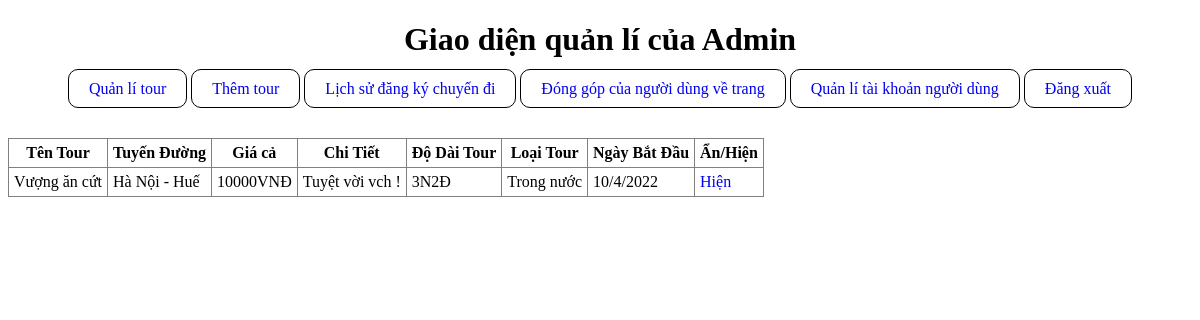
Page /Tourism_Web/Tourism_Web/index.php/admin_controller/tour_manager on the earlier database version.
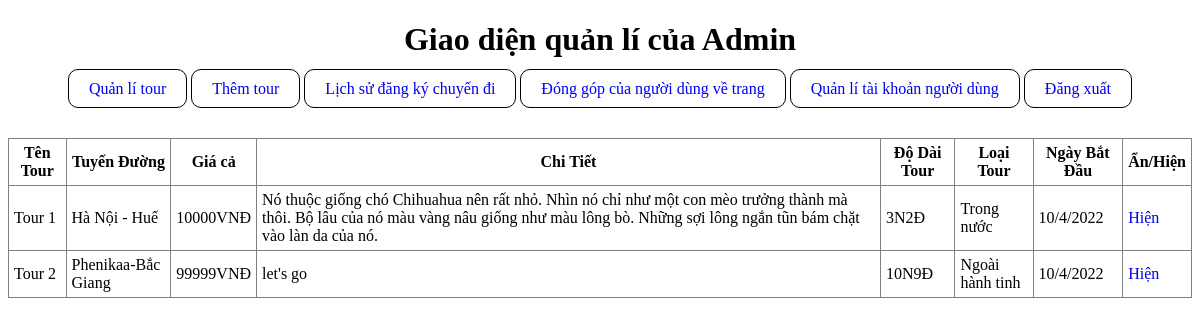
Same page on the later database version.
### tables this page shows
CREATE TABLE `tour` (
  `tour_id` int(11) NOT NULL,
  `tour_name` varchar(50) DEFAULT NULL,
  `tour_route` varchar(100) DEFAULT NULL,
  `tour_price` int(11) DEFAULT NULL,
  `tour_detail` varchar(500) DEFAULT NULL,
  `tour_length` varchar(10) DEFAULT NULL,
  `tour_type` varchar(20) DEFAULT NULL,
  `tour_startday` varchar(20) DEFAULT NULL,
  `tour_image` char(200) DEFAULT NULL
);

### Tourism_Web/Tourism_Web/application/controllers/admin_controller.php (called while the page is built, shortened)
<?php
class Admin_controller extends CI_Controller{
	public function tour_manager(){
		$this->load->model('admin_model');
		$tour_info = $this->admin_model->tour_manager_showtour();
		$data['tour_info'] = $tour_info;
		$this->load->view('admin/header');
		$this->load->view('admin/tour_manager', $data);
	}
}
?>

### Tourism_Web/Tourism_Web/index.php (called while the page is built, shortened)
<?php
require_once BASEPATH.'core/CodeIgniter.php';

### Tourism_Web/Tourism_Web/application/models/admin_model.php (called while the page is built, shortened)
<?php
class Admin_model extends CI_Model{
	public function tour_manager_showtour(){
		$query = $this->db->query('select * from tour');
		return $query->result();
	}
}
?>

### Tourism_Web/Tourism_Web/application/views/admin/tour_manager.php (the view, shortened to what this page needs)
<div>
	<table style="margin-top: 40px; border-collapse: collapse;" border="1">
	<tr style="padding:5px">
		<th style="padding:5px">Tên Tour</th>
		<th style="padding:5px">Tuyến Đường</th>
		<th style="padding:5px">Giá cả</th>
		<th style="padding:5px">Chi Tiết</th>
		<th style="padding:5px">Độ Dài Tour</th>
		<th style="padding:5px">Loại Tour</th>
		<th style="padding:5px">Ngày Bắt Đầu</th>
		<th style="padding:5px">Ẩn/Hiện</th>
	</tr>
	<?php
	foreach($tour_info as $item){
		if($item->tour_display == 0){
			echo '
			<tr>
				<td style="padding:5px">'.$item->tour_name.'</td>
				<td style="padding:5px">'.$item->tour_route.'</td>
				<td style="padding:5px">'.$item->tour_price.'VNĐ</td>
				<td style="padding:5px">'.$item->tour_detail.'</td>
				<td style="padding:5px">'.$item->tour_length.'</td>
				<td style="padding:5px">'.$item->tour_type.'</td>
				<td style="padding:5px">'.$item->tour_startday.'</td>
				<td style="padding:5px"><a style="text-decoration:none" href= "../admin_controller/tour_active/'.$item->tour_id.'">Hiện</a></td>
			</tr>';
		}
	}
	?>
</table>
</div>

Differences in the rows shown:
changed tour "Hà Nội - Huế": tour_name "Vượng ăn cứt" → "Tour 1"; tour_detail "Tuyệt vời vch !" → "Nó thuộc giống chó Chihuahua nên rất nhỏ. Nhìn nó chỉ như một con mèo trưởng thành mà thôi. Bộ lâu của nó màu vàng nâu giống như màu lông bò. Những sợi lông ngắn tũn bám chặt vào làn da của nó."
added tour: tour_name "Tour 2", tour_route "Phenikaa-Bắc Giang", tour_price "99999", tour_detail "let's go", tour_length "10N9Đ", tour_type "Ngoài hành tinh", tour_startday "10/4/2022"
